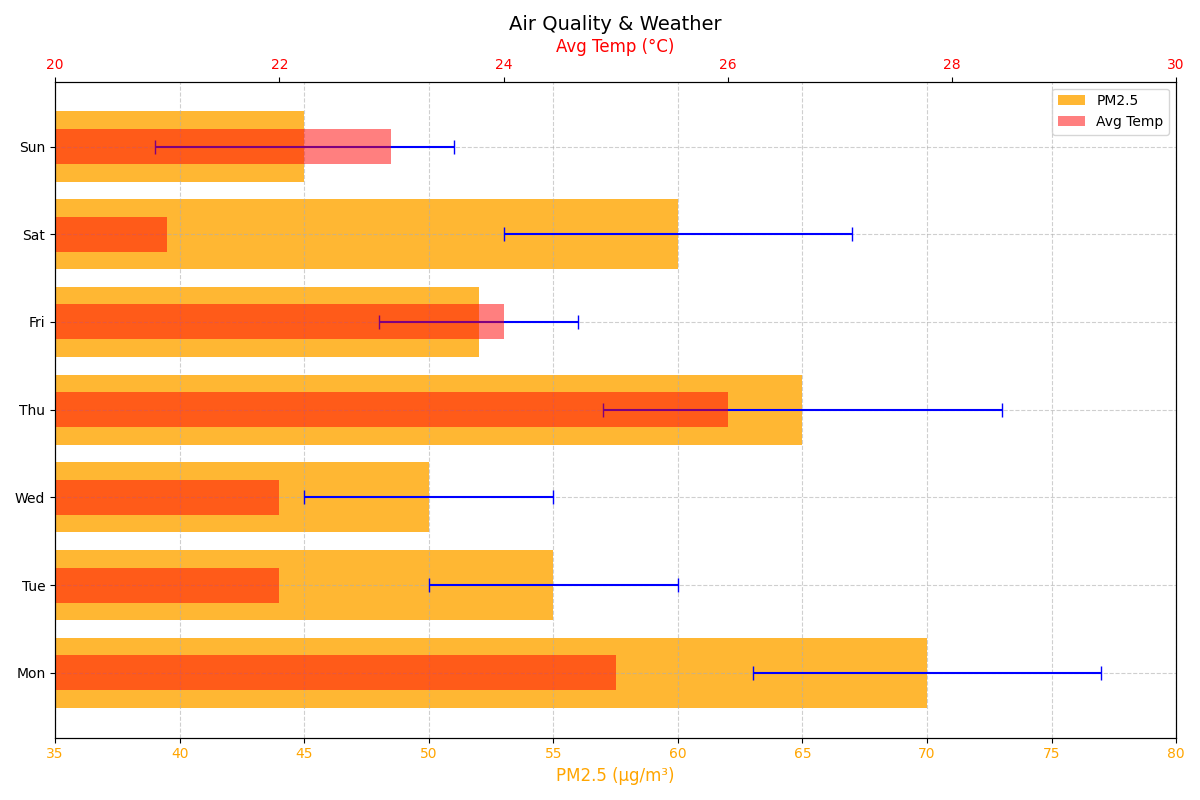

Generate this figure with Python:
import matplotlib.pyplot as plt
import numpy as np

days = ["Mon", "Tue", "Wed", "Thu", "Fri", "Sat", "Sun"]

pm25_conc = np.array([70, 55, 50, 65, 52, 60, 45])
pm25_var = np.array([7, 5, 5, 8, 4, 7, 6])
avg_temp = np.array([25, 22, 22, 26, 24, 21, 23])

fig, ax1 = plt.subplots(figsize=(12, 8))

ax1.barh(days, pm25_conc, xerr=pm25_var, color='orange', ecolor='blue', capsize=5, alpha=0.8, label='PM2.5')
ax1.set_title("Air Quality & Weather", fontsize=14)
ax1.set_xlabel("PM2.5 (µg/m³)", fontsize=12, color='orange')
ax1.set_xlim(35, 80)
ax1.set_xticks(np.arange(35, 85, 5))
ax1.tick_params(axis='x', labelcolor='orange')
ax1.grid(True, linestyle='--', alpha=0.6)

ax2 = ax1.twiny()
ax2.barh(days, avg_temp, color='red', alpha=0.5, height=0.4, label='Avg Temp')
ax2.set_xlabel("Avg Temp (°C)", fontsize=12, color='red')
ax2.set_xlim(20, 30)
ax2.tick_params(axis='x', labelcolor='red')

lines_1, labels_1 = ax1.get_legend_handles_labels()
lines_2, labels_2 = ax2.get_legend_handles_labels()
ax1.legend(lines_1 + lines_2, labels_1 + labels_2, loc='upper right', fontsize=10)

plt.tight_layout()
plt.show()
